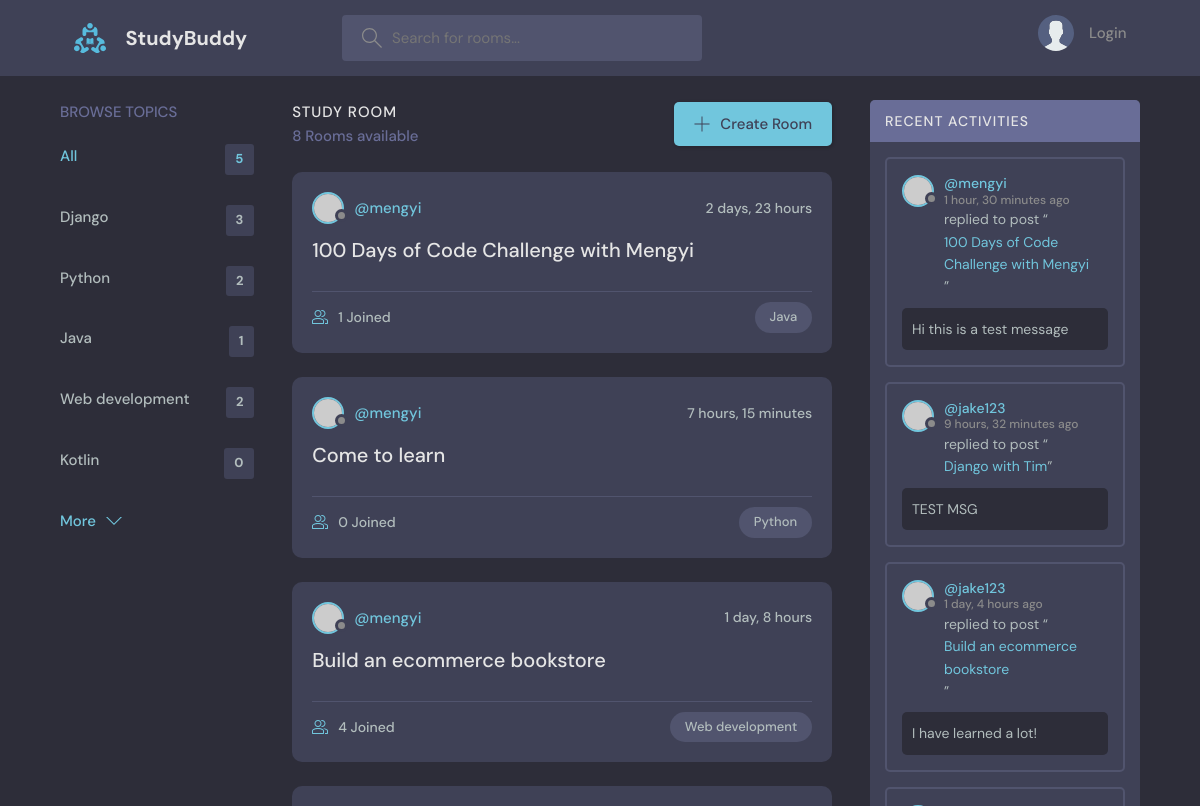
Before: / (upper part) with the older database file.
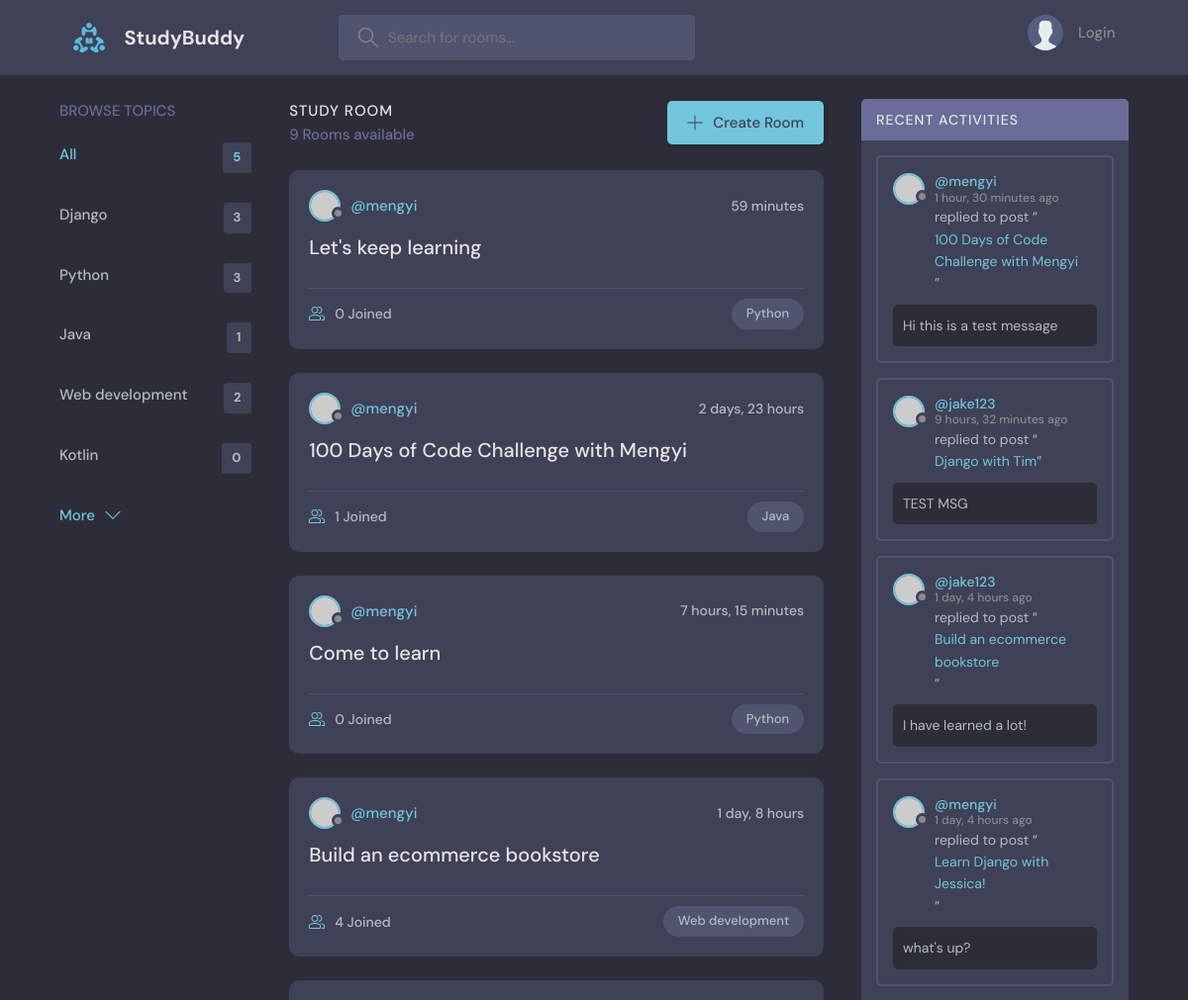
After: the same page with the newer database file.
### base/models.py (models this page shows, shortened)
class Topic(models.Model):
    name = models.CharField(max_length=200)

class Room(models.Model):
    host = models.ForeignKey(User, on_delete=models.SET_NULL, null=True)
    topic = models.ForeignKey(
        Topic, on_delete=models.SET_NULL, null=True)
    name = models.CharField(max_length=200)
    description = models.TextField(null=True, blank=True)
    participants = models.ManyToManyField(
        User, related_name="participants", blank=True)
    updated = models.DateTimeField(auto_now=True)
    created = models.DateTimeField(auto_now_add=True)
    class Meta:
        ordering = ['-updated', '-created']
    def __str__(self):
        return self.name

class Message(models.Model):
    user = models.ForeignKey(User, on_delete=models.CASCADE)
    room = models.ForeignKey(Room, on_delete=models.CASCADE)
    body = models.TextField()
    updated = models.DateTimeField(auto_now=True)
    created = models.DateTimeField(auto_now_add=True)
    class Meta:
        ordering = ['-updated', '-created']

### base/views.py (the view)
# urls.py: 2. Add a URL to urlpatterns:  path('', views.home, name='home')
def home(request):
    q = request.GET.get("q") if request.GET.get("q") != None else ""
    rooms = Room.objects.filter(
        Q(topic__name__icontains=q) | Q(name__icontains=q) | Q(description__icontains=q))
    topics = Topic.objects.all()
    room_count = rooms.count()
    room_messages = Message.objects.filter(Q(room__topic__name__icontains=q))
    context = {"rooms": rooms, "topics": topics,
               "room_count": room_count, "room_messages": room_messages}
    return render(request, "base/home.html", context)

### base/templates/base/home.html (shortened to what this page needs)
{% extends 'main.html' %}
{% block content %}
<main class=" layout layout--3">
  <div class="container">
    {% include 'base/topics_component.html'%}
    <div class="roomList">
      <div class="roomList__header">
        <div>
          <h2>Study Room</h2>
          <p>{{ room_count }} Rooms available</p>
        </div>
        <a class="btn btn--main" href="{% url 'create-room' %}">
          <svg version="1.1" xmlns="http://www.w3.org/2000/svg" width="32" height="32" viewBox="0 0 32 32">
            <title>add</title>
            <path
              d="M16.943 0.943h-1.885v14.115h-14.115v1.885h14.115v14.115h1.885v-14.115h14.115v-1.885h-14.115v-14.115z">
            </path>
          </svg>
          Create Room
        </a>
      </div>
      {% include 'base/feed_component.html'%}
    </div>
    {% include 'base/activity_component.html'%}
  </div>
</main>
{% endblock %}

### base/templates/base/topics_component.html
<div class="topics">
    <div class="topics__header">
        <h2>Browse Topics</h2>
    </div>
    <ul class="topics__list">
        <li>
            <a href="{% url 'home' %}" class="active">All <span>{{topics.count}}</span></a>
        </li>
        {% for topic in topics %}
        <li>
            <a href="{% url 'home' %}?q={{topic.name}}">{{ topic.name }} <span>{{topic.room_set.all.count}}</span></a>
        </li>
        {% endfor %}
    </ul>
    <a class="btn btn--link" href="topics.html">
        More
        <svg version="1.1" xmlns="http://www.w3.org/2000/svg" width="32" height="32" viewBox="0 0 32 32">
            <title>chevron-down</title>
            <path d="M16 21l-13-13h-3l16 16 16-16h-3l-13 13z"></path>
        </svg>
    </a>
</div>

### base/templates/base/feed_component.html (shortened to what this page needs)
{% for room in rooms %}
<div class="roomListRoom">
    <div class="roomListRoom__header">
        <a href="{% url 'user-profile' room.host.id %}" class="roomListRoom__author">
            <div class="avatar avatar--small">
                <img src="https://randomuser.me/api/portraits/women/11.jpg" />
            </div>
            <span>@{{room.host.username}}</span>
        </a>
        <div class="roomListRoom__actions">
            <span>{{room.created|timesince}}</span>
        </div>
    </div>
    <div class="roomListRoom__content">
        <a href="{% url 'room' room.id%}">{{room.name}}</a>
    </div>
    <div class="roomListRoom__meta">
        <a href="{% url 'room' room.id%}" class="roomListRoom__joined">
            {{room.participants.all.count}} Joined
        </a>
        <p class="roomListRoom__topic">{{room.topic.name}}</p>
    </div>
</div>
{% endfor %}

### base/templates/base/activity_component.html (shortened to what this page needs)
<div class="activities">
    <div class="activities__header">
        <h2>Recent Activities</h2>
    </div>
    {% for message in room_messages %}
    <div class="activities__box">
        <div class="activities__boxHeader roomListRoom__header">
            <a href="{% url 'user-profile' message.user.id %}" class="roomListRoom__author">
                <div class="avatar avatar--small">
                    <img src="https://randomuser.me/api/portraits/women/11.jpg" />
                </div>
                <p>
                    @{{message.user}}
                    <span>{{message.created|timesince}} ago</span>
                </p>
            </a>
        </div>
        <div class="activities__boxContent">
            <p>replied to post “<a href="{% url 'room' message.room.id %}">{{message.room}}</a>”</p>
            <div class="activities__boxRoomContent">
                {{message.body}}
            </div>
        </div>
    </div>
    {% endfor %}
</div>

Changed rows visible on the page:
computed for Topic "Python": room_set.all.count "2" → "3"
added Room: host.username "mengyi", created "59 minutes", name "Let's keep learning", participants.all.count "0", topic.name "Python"
now on this page (row unchanged): Message: user "mengyi", created "1 day, 4 hours", room "Learn Django with Jessica!", body "what's up?"
Other visible differences:
{{ room_count }}: "8" → "9"
